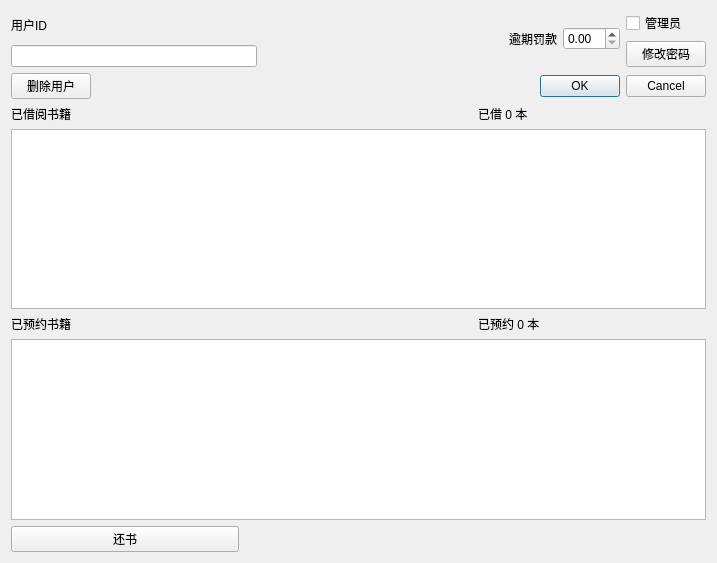
<?xml version="1.0" encoding="UTF-8"?>
<ui version="4.0">
 <class>userinfo_dialog</class>
 <widget class="QDialog" name="userinfo_dialog">
  <property name="geometry">
   <rect>
    <x>0</x>
    <y>0</y>
    <width>717</width>
    <height>563</height>
   </rect>
  </property>
  <property name="windowTitle">
   <string>用户信息</string>
  </property>
  <layout class="QGridLayout" name="gridLayout">
   <item row="0" column="0" colspan="3">
    <layout class="QHBoxLayout" name="horizontalLayout_3">
     <item>
      <layout class="QVBoxLayout" name="verticalLayout">
       <item>
        <widget class="QLabel" name="label">
         <property name="text">
          <string>用户ID</string>
         </property>
        </widget>
       </item>
       <item>
        <widget class="QLineEdit" name="lineEdit"/>
       </item>
      </layout>
     </item>
     <item>
      <spacer name="horizontalSpacer_2">
       <property name="orientation">
        <enum>Qt::Horizontal</enum>
       </property>
       <property name="sizeHint" stdset="0">
        <size>
         <width>40</width>
         <height>20</height>
        </size>
       </property>
      </spacer>
     </item>
     <item>
      <widget class="QLabel" name="label_4">
       <property name="text">
        <string>逾期罚款</string>
       </property>
      </widget>
     </item>
     <item>
      <widget class="QDoubleSpinBox" name="fine_spinbox"/>
     </item>
     <item>
      <layout class="QVBoxLayout" name="verticalLayout_2">
       <item>
        <widget class="QCheckBox" name="admin_checkBox">
         <property name="text">
          <string>管理员</string>
         </property>
        </widget>
       </item>
       <item>
        <widget class="QPushButton" name="psw_btn">
         <property name="text">
          <string>修改密码</string>
         </property>
        </widget>
       </item>
      </layout>
     </item>
    </layout>
   </item>
   <item row="2" column="0">
    <widget class="QLabel" name="label_2">
     <property name="text">
      <string>已借阅书籍</string>
     </property>
    </widget>
   </item>
   <item row="2" column="2">
    <widget class="QLabel" name="num_label">
     <property name="text">
      <string>已借 0 本</string>
     </property>
    </widget>
   </item>
   <item row="4" column="0">
    <widget class="QLabel" name="label_3">
     <property name="text">
      <string>已预约书籍</string>
     </property>
    </widget>
   </item>
   <item row="4" column="2">
    <widget class="QLabel" name="reserve_label">
     <property name="text">
      <string>已预约 0 本</string>
     </property>
    </widget>
   </item>
   <item row="6" column="0">
    <layout class="QHBoxLayout" name="horizontalLayout_2">
     <item>
      <widget class="QPushButton" name="returnBook_btn">
       <property name="text">
        <string>还书</string>
       </property>
      </widget>
     </item>
    </layout>
   </item>
   <item row="3" column="0" colspan="3">
    <widget class="QTableView" name="book_tableView"/>
   </item>
   <item row="5" column="0" colspan="3">
    <widget class="QTableView" name="reserve_tableView"/>
   </item>
   <item row="6" column="1" colspan="2">
    <spacer name="horizontalSpacer_4">
     <property name="orientation">
      <enum>Qt::Horizontal</enum>
     </property>
     <property name="sizeHint" stdset="0">
      <size>
       <width>40</width>
       <height>20</height>
      </size>
     </property>
    </spacer>
   </item>
   <item row="1" column="0" colspan="3">
    <layout class="QHBoxLayout" name="horizontalLayout">
     <item>
      <widget class="QPushButton" name="delete_btn">
       <property name="text">
        <string>删除用户</string>
       </property>
      </widget>
     </item>
     <item>
      <spacer name="horizontalSpacer_3">
       <property name="orientation">
        <enum>Qt::Horizontal</enum>
       </property>
       <property name="sizeHint" stdset="0">
        <size>
         <width>40</width>
         <height>20</height>
        </size>
       </property>
      </spacer>
     </item>
     <item>
      <spacer name="horizontalSpacer">
       <property name="orientation">
        <enum>Qt::Horizontal</enum>
       </property>
       <property name="sizeHint" stdset="0">
        <size>
         <width>40</width>
         <height>20</height>
        </size>
       </property>
      </spacer>
     </item>
     <item>
      <widget class="QDialogButtonBox" name="buttonBox">
       <property name="standardButtons">
        <set>QDialogButtonBox::Cancel|QDialogButtonBox::Ok</set>
       </property>
      </widget>
     </item>
    </layout>
   </item>
  </layout>
 </widget>
 <resources/>
 <connections/>
</ui>
